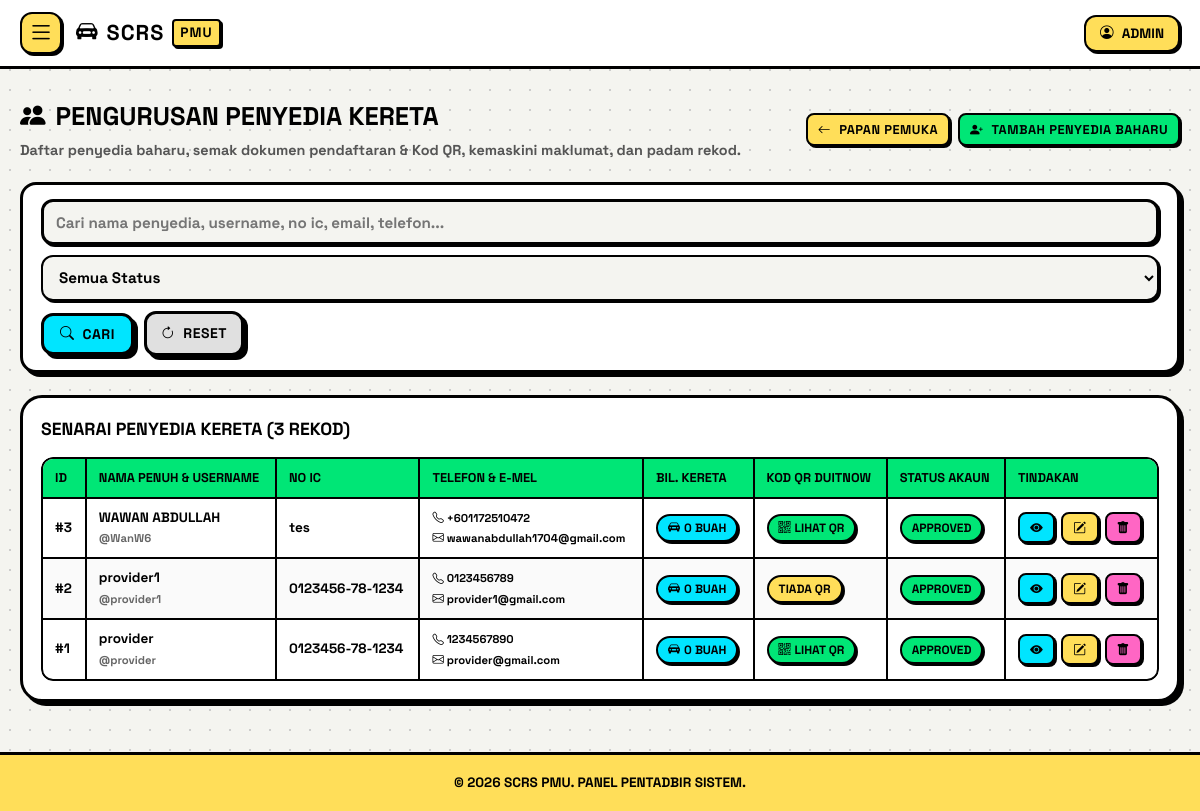
/admin_providers.php (signed in), run on the app's committed database.
### tables this page shows
CREATE TABLE `providers` (
  `id` int(11) NOT NULL AUTO_INCREMENT,
  `username` varchar(50) NOT NULL,
  `email` varchar(100) NOT NULL,
  `full_name` varchar(150) NOT NULL,
  `phone_no` varchar(20) NOT NULL,
  `no_ic` varchar(15) NOT NULL,
  `password` varchar(255) NOT NULL,
  `ic_file` varchar(255) NOT NULL,
  `licence_file` varchar(255) NOT NULL,
  `insurance_file` varchar(255) DEFAULT NULL,
  `greencard_file` varchar(255) DEFAULT NULL,
  `roadtax_file` varchar(255) DEFAULT NULL,
  `qr_code_image` varchar(255) DEFAULT NULL,
  `created_at` timestamp NOT NULL DEFAULT current_timestamp(),
  `status` enum('pending','approved','rejected') DEFAULT 'approved',
  `profile_picture` varchar(255) DEFAULT NULL,
  PRIMARY KEY (`id`)
);

### admin_providers.php (the view, shortened to what this page needs)
<?php
require 'db.php';
$search = trim($_GET['search'] ?? '');
$filter_status = trim($_GET['filter_status'] ?? 'all');
$sql_query = "SELECT p.*, COUNT(c.id) AS total_cars
              FROM providers p
              LEFT JOIN cars c ON p.id = c.provider_id
              WHERE 1=1";
$sql_query .= " GROUP BY p.id ORDER BY p.id DESC";
$stmt_list = $conn->prepare($sql_query);
$stmt_list->execute();
$providers_result = $stmt_list->get_result();
?>
<!DOCTYPE html>
<html lang="ms">
<head>
    <link rel="stylesheet" href="https://cdn.jsdelivr.net/npm/bootstrap-icons@1.10.5/font/bootstrap-icons.css">
    <link rel="stylesheet" href="neo-style.css">
</head>
<body>
    <header class="neo-navbar">
        <div class="neo-nav-left">
            <button class="menu-toggle-btn" id="open-sidebar" aria-label="Buka Menu"><i class="bi bi-list"></i></button>
            <a href="admin_dashboard.php" class="neo-brand"><i class="bi bi-car-front-fill me-1"></i>SCRS <span>PMU</span></a>
        </div>
        <div class="profile-container">
            <button class="profile-btn" id="profile-toggle">
                <i class="bi bi-person-circle fs-5"></i>
                <span><?php echo htmlspecialchars($_SESSION['username'] ?? 'Admin'); ?></span>
            </button>
        </div>
    </header>
    <main class="main-content">
        <div class="page-header" style="display: flex; justify-content: space-between; align-items: center; flex-wrap: wrap; gap: 12px; margin-bottom: 20px;">
            <div>
                <h1 style="font-size: 1.6rem; font-weight: 900; text-transform: uppercase; margin: 0; color: var(--black); display: flex; align-items: center; gap: 10px;">
                    <i class="bi bi-people-fill"></i> Pengurusan Penyedia Kereta
                </h1>
                <p style="font-weight: 700; color: #555; margin: 5px 0 0 0; font-size: 0.9rem;">
                    Daftar penyedia baharu, semak dokumen pendaftaran & Kod QR, kemaskini maklumat, dan padam rekod.
                </p>
            </div>
            <div style="display: flex; gap: 8px; flex-wrap: wrap;">
                <a href="admin_dashboard.php" class="neo-btn btn-sm btn-yellow">
                    <i class="bi bi-arrow-left"></i> Papan Pemuka
                </a>
                <button class="neo-btn btn-sm btn-green" onclick="openCreateModal()">
                    <i class="bi bi-person-plus-fill"></i> Tambah Penyedia Baharu
                </button>
            </div>
        </div>
        <div class="filter-card">
            <form action="" method="GET" class="filter-form">
                <input type="text" name="search" class="filter-input" placeholder="Cari nama penyedia, username, no ic, email, telefon..." value="<?php echo htmlspecialchars($search); ?>">
                <select name="filter_status" class="filter-select">
                    <option value="all" <?php if ($filter_status === 'all') echo 'selected'; ?>>Semua Status</option>
                </select>
                <button type="submit" class="neo-btn btn-blue" style="padding: 9px 16px;">
                    <i class="bi bi-search"></i> Cari
                </button>
                <a href="admin_providers.php" class="neo-btn" style="background: #e0e0e0; padding: 9px 14px;">
                    <i class="bi bi-arrow-clockwise"></i> Reset
                </a>
            </form>
        </div>
        <div class="table-card">
            <div style="display: flex; justify-content: space-between; align-items: center; margin-bottom: 15px;">
                <h3 style="font-size: 1.1rem; font-weight: 900; text-transform: uppercase;">
                    Senarai Penyedia Kereta (<?php echo $providers_result->num_rows; ?> rekod)
                </h3>
            </div>
            <div class="neo-table-wrapper">
                <table class="neo-table">
                    <thead>
                        <tr>
                            <th>ID</th>
                            <th>Nama Penuh & Username</th>
                            <th>No IC</th>
                            <th>Telefon & E-mel</th>
                            <th>Bil. Kereta</th>
                            <th>Kod QR DuitNow</th>
                            <th>Status Akaun</th>
                            <th>Tindakan</th>
                        </tr>
                    </thead>
                    <tbody>
                        <?php if ($providers_result->num_rows > 0): ?>
                            <?php while ($pr = $providers_result->fetch_assoc()):
                                $status_cls = ($pr['status'] === 'approved') ? 'badge-approved' : (($pr['status'] === 'pending') ? 'badge-pending' : 'badge-rejected');
                                $pr_json = htmlspecialchars(json_encode($pr), ENT_QUOTES, 'UTF-8');
                            ?>
                                <tr>
                                    <td>#<?php echo $pr['id']; ?></td>
                                    <td>
                                        <strong><?php echo htmlspecialchars($pr['full_name']); ?></strong><br>
                                        <small style="color: #666;">@<?php echo htmlspecialchars($pr['username']); ?></small>
                                    </td>
                                    <td><?php echo htmlspecialchars($pr['no_ic']); ?></td>
                                    <td>
                                        <small><i class="bi bi-telephone"></i> <?php echo htmlspecialchars($pr['phone_no']); ?></small><br>
                                        <small><i class="bi bi-envelope"></i> <?php echo htmlspecialchars($pr['email']); ?></small>
                                    </td>
                                    <td>
                                        <span class="neo-badge" style="background: var(--blue);">
                                            <i class="bi bi-car-front-fill"></i> <?php echo $pr['total_cars']; ?> Buah
                                        </span>
                                    </td>
                                    <td>
                                        <?php if (!empty($pr['qr_code_image'])): ?>
                                            <a href="<?php echo htmlspecialchars($pr['qr_code_image']); ?>" target="_blank" class="neo-badge badge-approved">
                                                <i class="bi bi-qr-code"></i> Lihat QR
                                            </a>
                                        <?php else: ?>
                                            <span class="neo-badge badge-pending">Tiada QR</span>
                                        <?php endif; ?>
                                    </td>
                                    <td>
                                        <span class="neo-badge <?php echo $status_cls; ?>">
                                            <?php echo ucfirst($pr['status']); ?>
                                        </span>
                                    </td>
                                    <td>
                                        <div class="action-btns">
                                            <button class="neo-btn btn-sm btn-blue" data-provider='<?php echo $pr_json; ?>' onclick="viewProvider(this)" title="Lihat Penuh">
                                                <i class="bi bi-eye-fill"></i>
                                            </button>
                                            <button class="neo-btn btn-sm btn-yellow" data-provider='<?php echo $pr_json; ?>' onclick="editProvider(this)" title="Kemaskini">
                                                <i class="bi bi-pencil-square"></i>
                                            </button>
                                            <form action="" method="POST" style="margin: 0;" onsubmit="return confirm('Adakah anda pasti ingin memadam penyedia ini? Semua kereta dan rekod tempahannya akan turut dipadam!');">
                                                <button type="submit" name="action_delete_provider" class="neo-btn btn-sm btn-pink" title="Padam">
                                                    <i class="bi bi-trash-fill"></i>
                                                </button>
                                            </form>
                                        </div>
                                    </td>
                                </tr>
                            <?php endwhile; ?>
                        <?php else: ?>
                            <tr>
                                <td colspan="8" style="text-align: center; padding: 25px; color: #777;">Tiada rekod penyedia dijumpai.</td>
                            </tr>
                        <?php endif; ?>
                    </tbody>
                </table>
            </div>
        </div>
    </main>
    <footer>
        &copy; <?php echo date("Y"); ?> SCRS PMU. PANEL PENTADBIR SISTEM.
    </footer>
</body>
</html>

### admin_providers.php (style rules this page uses)
.page-header { margin-bottom: 22px; display: flex; justify-content: space-between; align-items: center; flex-wrap: wrap; gap: 12px; }
.filter-card { background-color: var(--white); border: var(--border-thick); border-radius: var(--radius-lg); box-shadow: var(--shadow-solid); padding: 14px 18px; margin-bottom: 22px; }
.filter-form { display: flex; gap: 10px; align-items: center; flex-wrap: wrap; }
.filter-input { border: var(--border-thin); border-radius: var(--radius-md); padding: 9px 12px; font-weight: 700; background-color: var(--bg-color); flex: 1; min-width: 200px; }
.filter-select { border: var(--border-thin); border-radius: var(--radius-md); padding: 9px 12px; font-weight: 800; background-color: var(--bg-color); }
.table-card { background-color: var(--white); border: var(--border-thick); border-radius: var(--radius-xl); box-shadow: var(--shadow-solid); padding: 18px; }
.neo-table-wrapper { overflow-x: auto; }
.neo-table { width: 100%; border-collapse: separate; border-spacing: 0; border: var(--border-thin); border-radius: var(--radius-md); overflow: hidden; text-align: left; font-weight: 700; font-size: 0.85rem; }
.neo-table th { background-color: var(--green); border-bottom: var(--border-thin); border-right: var(--border-thin); padding: 9px 12px; text-transform: uppercase; font-weight: 900; font-size: 0.8rem; white-space: nowrap; }
.neo-table td { border-bottom: var(--border-thin); border-right: var(--border-thin); padding: 9px 12px; vertical-align: middle; }
.neo-table th:last-child, .neo-table td:last-child { border-right: none; }
.neo-table tr:last-child td { border-bottom: none; }
.neo-table tr:nth-child(even) { background-color: #fafafa; }
.action-btns { display: flex; gap: 6px; flex-wrap: wrap; }
.btn-sm { padding: 5px 10px; font-size: 0.8rem; box-shadow: var(--shadow-sm); }

### data on the page
providers: id "3", full_name "WAWAN ABDULLAH", username "WanW6", no_ic "tes", phone_no "+601172510472", email "wawanabdullah1704@gmail.com", total_cars "0", status "APPROVED"
providers: id "2", full_name "provider1", username "provider1", no_ic "0123456-78-1234", phone_no "0123456789", email "provider1@gmail.com", total_cars "0", shows "TIADA QR", status "APPROVED"
providers: id "1", full_name "provider", username "provider", no_ic "0123456-78-1234", phone_no "1234567890", email "provider@gmail.com", total_cars "0", status "APPROVED"

### other printed values
$_SESSION['username'] "ADMIN"
$providers_result->num_rows "3"
